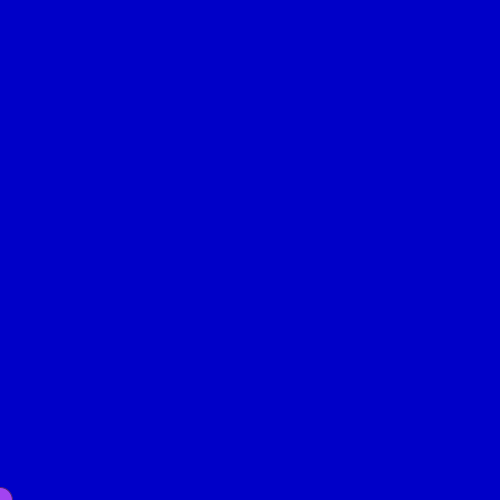
Frame 1 (no input)
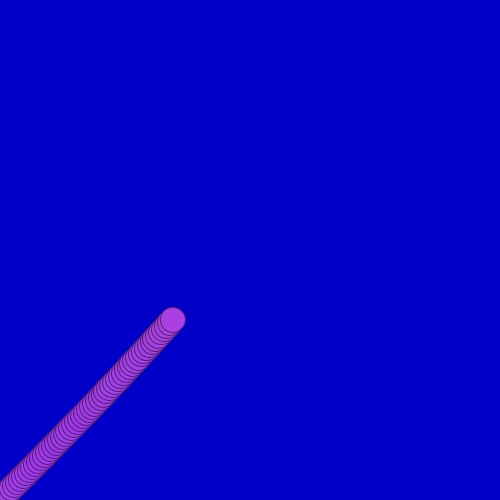
Frame 60 (the mouse pressed at the canvas centre just before this capture)
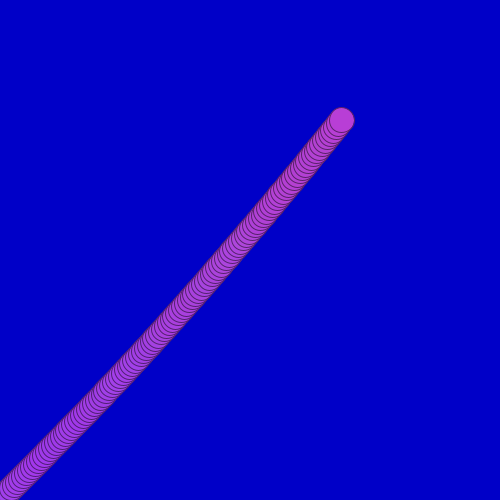
Frame 120 (the mouse held since frame 60 and released just before this capture)

The Processing sketch that drew these frames (run headless with seeded random() and noise(); from frame 60 on, the mouse is pressed at the canvas centre):

// Processing sketch: bila9b2D_BladzenieA
// ── bila9b2D_BladzenieA.pde
//"BILA" - MODEL RUCHU PUNKTU MATERIALNEGO - kolejne przybliżenia
//-////////////////////////////////////////////////////////////////
//Program Processingu w trybie 2 - z widocznymi funkcjami
//-////////////////////////////////////////////////////////////////
int FR=50; //Na ile kroków dzielimy sekundę?

void setup() //Jest wykonywane raz - po uruchomieniu
{
size(500,500);
//noSmooth(); //Bez wygładzania linii? Po prostu odkomentować 
background(0,0,200); //rgB
frameRate(FR);
}

float h=0;
float x=0;
float vh=150; //prędkość pionowa w pikselach/SEKUNDĘ (!)
float vx=150; //prędkość pozioma
float ah=0; //Przyśpieszenie/hamowanie - w pionie
float ax=0; //I w poziomie
float M=0.75; //Wydajność odbicia sprężystego 1-B = ile energii kinetycznej się rozprasza nie wraca do prędkości po odbiciu

float R=random(255),G=random(255),B=random(255);
void draw() //Jest wykonywane w niewidocznej pętli
{
  //Wizualizacja
  R+=random(-2.0,2.0);
  G+=random(-2.0,2.0);
  B+=random(-2.0,2.0); //Losuje z zakresu i o tyle powiększa (jaki ujemna to pomniejsza)
  //print(R,' '); //,G,' ',B,"; ");
  fill(R,G,B);
  stroke(R/2,G/2,B/2);
  ellipse(x,height-h,25,25);
  
  //Właściwy model
  ah+=random(-100.0,100.0)*1/FR; //Sterowanie wg. preferencji
  ax+=random(-100.0,100.0)*1/FR; //może być asymetryczne - można zobaczyć do czego to prowadzi
  
  vh+=ah*1/FR; //Powiększ prędkość o zmianę prędkości czyli przyśpieszenie pomnożone  przez jednostkę czasu  
  vx+=ax*1/FR;
  h+=vh*1/FR; //Zmień wysokość o drogę czyli prędkość pomnożoną przez jednostkę czasu
  x+=vx*1/FR; //Zmień położenie poziome

  //Odbijamy od ścianek okna! Upraszczamy mechanizm odbicia
  if(h<0) 
  {
    vh=-vh*M;
    h=0; //Trochę oszukujemy
  }
  else
  if(height<h)
  {
    vh=-vh*M;
    h=height; //Trochę oszukujemy
  }
  //else //A jakby to wykomentować?
  if(x<0)
  {
     vx=-vx*M;
     x=0; //Trochę oszukujemy
  }
  else
  if(width<x)
  {
     vx=-vx*M;
     x=width; //Trochę oszukujemy
     //print(x,' ');
  }
}
